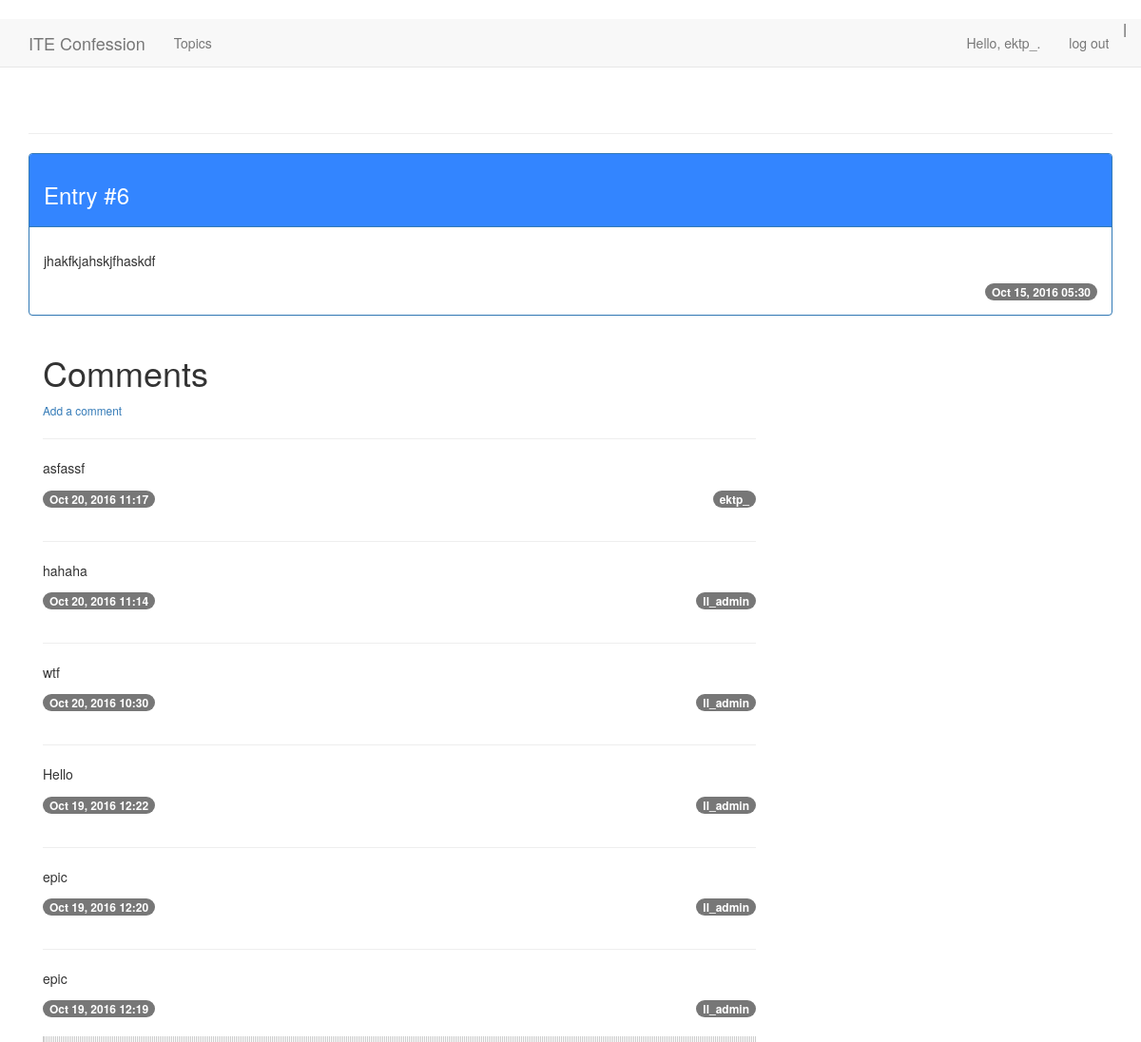
Screenshot of /entry/6/ (signed in) with the database file from the repository.
### web_board/models.py (models this page shows, shortened)
class Entry(models.Model):
	topic = models.ForeignKey(Topic)
	text = models.TextField()
	date_added = models.DateTimeField(auto_now_add=True)
	class Meta:
		verbose_name_plural = 'entries'

class Comment(models.Model):
	entry = models.ForeignKey(Entry)
	text = models.TextField()
	date_added = models.DateTimeField(auto_now_add=True)
	owner = models.ForeignKey(User)
	class Meta:
		verbose_name_plural = 'comments'

### web_board/views.py (the view)
# urls.py: url(r'^entry/(?P<entry_id>\d+)/$', views.entry, name='entry'),
@login_required
def entry(request, entry_id):
	entry = Entry.objects.get(id=entry_id)
	comments = entry.comment_set.order_by('-date_added')
	context = {'entry': entry, 'comments': comments}
	return render(request, 'web_board/entry.html', context)

### web_board/templates/web_board/entry.html
{% extends "web_board/base.html" %}
{% block content %}
<div class="panel panel-primary" id = "entry">
      <div class="panel-heading" style="background-color: #3385ff;">
        <h3>Entry #{{ entry.id}}</h3>
      </div>
      <div class="panel-body">
          <p> {{ entry.text|linebreaks }} </p>
        <div>
            <div class="pull-right">
              <span class="badge badge-success">{{ entry.date_added|date:'M d, Y H:i' }}</span>
            </div>
        </div>
      </div>
</div>
  <div class="container" id="comment">
            <div class="row">
                <div class="col-md-8">
                  <div>
                    <span><h1>Comments</h1></span>
                    <span>
                      <a href="{% url 'web_board:new_comment' entry.id %}"><small>Add a comment</small></a>
                    </span>
                  </div>
                   <div class="comments-list">
                      {% for comment in comments %}
                         <div class="media">
                            <div class="media-body"><hr>
                              {{ comment.text|linebreaks }}
                              <span class="badge badge-success">{{ comment.date_added|date:'M d, Y H:i' }}</span>
                              <div class="pull-right">
                              <span class="badge badge-success">{{comment.owner}} </span>
                              </div>
                              {% empty %}
                              There are no comments for this topic yet.
                            </div>
                          </div>
                      {% endfor %}
                   </div>
                    <br>
                </div>
            </div>
        </div>
{% endblock content %}

### web_board/templates/web_board/base.html (shortened to what this page needs)
{% load bootstrap3 %}
<!DOCTYPE html>
<html lang="en">
<head>
	{% bootstrap_css %}
	<link rel="stylesheet" type="text/css" href="css/style.css">
	<link rel="stylesheet" href="https://maxcdn.bootstrapcdn.com/bootstrap/3.3.7/css/bootstrap.min.css">
</head>
<body>
	<nav class="navbar navbar-default navbar-static-top">
		<div class="container">
			<div class="navbar-header">
				<a class="navbar-brand" href="{% url 'web_board:index' %}">ITE Confession</a>
			</div>
			<div id="navbar" class="navbar-collapse collapse">
				<ul class="nav navbar-nav">
					<li><a href="{% url 'web_board:topics' %}">Topics</a></li>
				</ul>
				<ul class="nav navbar-nav navbar-right">
					{% if user.is_authenticated %}
						<li><a>Hello, {{ user.username }}.</a></li>
						<li><a href="{% url 'users:logout' %}">log out</a></li>
					{% else %}
						<li><a href="{% url 'users:register' %}">register</a></li>
						<li><a href="{% url 'users:login' %}">log in</a></li>
					{% endif %} |
				</ul>
			</div>
		</div>
	</nav>
	<div class="container">
     	<div class="page-header">
     	</div>
     	<div>
     		{% block content %}{% endblock content %}
     	</div>
    </div>
</body>
</html>

### web_board/templates/web_board/css/style.css (style rules this page uses)
.comments-list .media { border-bottom: 1px dotted #ccc; }
body { padding-top: 20px; background-color: #F7F7F7; }

### rows the page displays
Entry: id "6", text "jhakfkjahskjfhaskdf", date_added "Oct 15, 2016 05:30"
Comment: text "asfassf", date_added "Oct 20, 2016 11:17", owner "ektp_"
Comment: text "hahaha", date_added "Oct 20, 2016 11:14", owner "ll_admin"
Comment: text "wtf", date_added "Oct 20, 2016 10:30", owner "ll_admin"
Comment: text "Hello", date_added "Oct 19, 2016 12:22", owner "ll_admin"
Comment: text "epic", date_added "Oct 19, 2016 12:20", owner "ll_admin"
Comment: text "epic", date_added "Oct 19, 2016 12:19", owner "ll_admin"

### other values shown
{{ user.username }} "ektp_"
